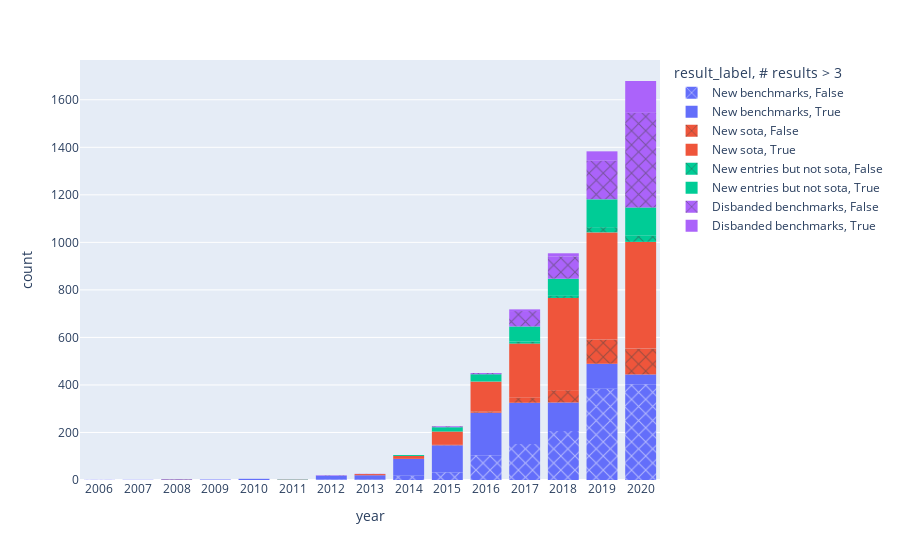
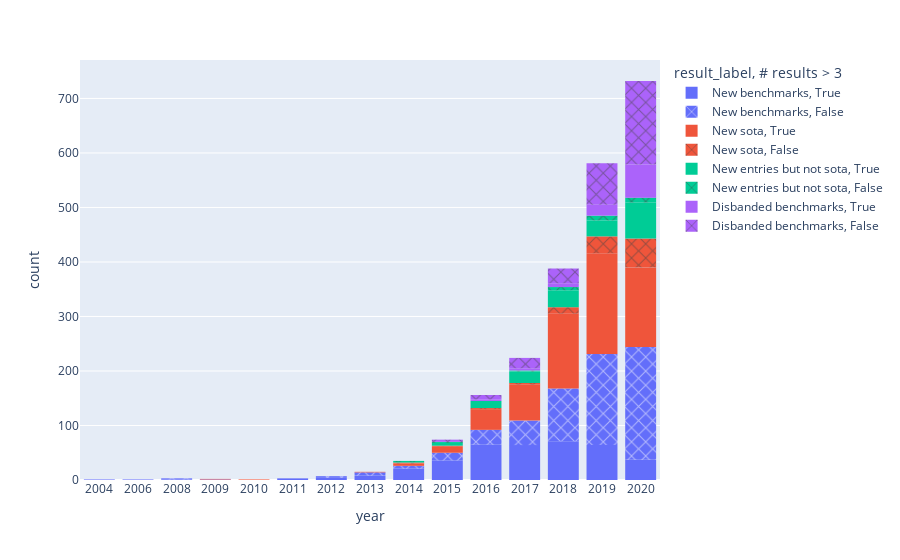

Notebook code for these charts, in order:
### Markdown cell above
# Composite charts

### Code cell
#@title Stacked chart
#@markdown Stacked chart of the above charts

new["result"] = 0
disbanded["result"] = 3
sota.loc[sota["result"] == True, "result"] = 1
sota.loc[sota["result"] == False, "result"] = 2
all_res = pd.concat([new, sota, disbanded])

for tlc, grp in all_res.groupby(["top_level_class"]):
    
    print(grp.iloc[0]['top_level_class_label'])
    grp["year"] = grp["year"].astype(str)
    grp["result_label"] = grp["result"].map({0: 'New benchmarks', 1: 'New sota', 2: 'New entries but not sota', 3: 'Disbanded benchmarks'})
    # Here we use a column with categorical data
    fig = px.histogram(grp, x="year", color="result_label", pattern_shape="# results > 3", pattern_shape_map={
             True: "", False: "x"
             }).update_xaxes(categoryorder='category ascending')
    fig.show()

### Figure 1 — Plotly figure (JSON) as saved in the notebook; plotly's stock layout.template omitted (floating-point values rounded to 4 significant figures; data arrays with more than 128 entries replaced by an {"elided": "..."} marker saying what was removed)
{"data": [{"alignmentgroup": "True", "bingroup": "x", "hovertemplate": "result_label=New benchmarks<br># results > 3=False<br>year=%{x}<br>count=%{y}<extra></extra>", "legendgroup": "New benchmarks, False", "marker": {"color": "#636efa", "pattern": {"shape": "x"}}, "name": "New benchmarks, False", "offsetgroup": "New benchmarks, False", "orientation": "v", "showlegend": true, "type": "histogram", "x": {"elided": "1308 str values"}, "xaxis": "x", "yaxis": "y"}, {"alignmentgroup": "True", "bingroup": "x", "hovertemplate": "result_label=New benchmarks<br># results > 3=True<br>year=%{x}<br>count=%{y}<extra></extra>", "legendgroup": "New benchmarks, True", "marker": {"color": "#636efa", "pattern": {"shape": ""}}, "name": "New benchmarks, True", "offsetgroup": "New benchmarks, True", "orientation": "v", "showlegend": true, "type": "histogram", "x": {"elided": "845 str values"}, "xaxis": "x", "yaxis": "y"}, {"alignmentgroup": "True", "bingroup": "x", "hovertemplate": "result_label=New sota<br># results > 3=False<br>year=%{x}<br>count=%{y}<extra></extra>", "legendgroup": "New sota, False", "marker": {"color": "#EF553B", "pattern": {"shape": "x"}}, "name": "New sota, False", "offsetgroup": "New sota, False", "orientation": "v", "showlegend": true, "type": "histogram", "x": {"elided": "293 str values"}, "xaxis": "x", "yaxis": "y"}, {"alignmentgroup": "True", "bingroup": "x", "hovertemplate": "result_label=New sota<br># results > 3=True<br>year=%{x}<br>count=%{y}<extra></extra>", "legendgroup": "New sota, True", "marker": {"color": "#EF553B", "pattern": {"shape": ""}}, "name": "New sota, True", "offsetgroup": "New sota, True", "orientation": "v", "showlegend": true, "type": "histogram", "x": {"elided": "1715 str values"}, "xaxis": "x", "yaxis": "y"}, {"alignmentgroup": "True", "bingroup": "x", "hovertemplate": "result_label=New entries but not sota<br># results > 3=False<br>year=%{x}<br>count=%{y}<extra></extra>", "legendgroup": "New entries but not sota, False", "marker": {"color": "#00cc96", "pattern": {"shape": "x"}}, "name": "New entries but not sota, False", "offsetgroup": "New entries but not sota, False", "orientation": "v", "showlegend": true, "type": "histogram", "x": ["2018", "2017", "2018", "2019", "2019", "2011", "2019", "2017", "2019", "2019", "2019", "2017", "2019", "2019", "2018", "2018", "2019", "2019", "2016", "2019", "2020", "2019", "2019", "2019", "2019", "2019", "2019", "2020", "2019", "2018", "2017", "2020", "2020", "2018", "2017", "2017", "2020", "2020", "2017", "2020", "2020", "2020", "2020", "2020", "2020", "2020", "2018", "2020", "2020", "2019", "2019", "2020", "2020", "2020", "2020", "2017", "2017", "2020", "2020", "2020", "2019", "2020", "2020", "2019", "2018", "2020", "2020", "2018"], "xaxis": "x", "yaxis": "y"}, {"alignmentgroup": "True", "bingroup": "x", "hovertemplate": "result_label=New entries but not sota<br># results > 3=True<br>year=%{x}<br>count=%{y}<extra></extra>", "legendgroup": "New entries but not sota, True", "marker": {"color": "#00cc96", "pattern": {"shape": ""}}, "name": "New entries but not sota, True", "offsetgroup": "New entries but not sota, True", "orientation": "v", "showlegend": true, "type": "histogram", "x": {"elided": "423 str values"}, "xaxis": "x", "yaxis": "y"}, {"alignmentgroup": "True", "bingroup": "x", "hovertemplate": "result_label=Disbanded benchmarks<br># results > 3=False<br>year=%{x}<br>count=%{y}<extra></extra>", "legendgroup": "Disbanded benchmarks, False", "marker": {"color": "#ab63fa", "pattern": {"shape": "x"}}, "name": "Disbanded benchmarks, False", "offsetgroup": "Disbanded benchmarks, False", "orientation": "v", "showlegend": true, "type": "histogram", "x": {"elided": "732 str values"}, "xaxis": "x", "yaxis": "y"}, {"alignmentgroup": "True", "bingroup": "x", "hovertemplate": "result_label=Disbanded benchmarks<br># results > 3=True<br>year=%{x}<br>count=%{y}<extra></extra>", "legendgroup": "Disbanded benchmarks, True", "marker": {"color": "#ab63fa", "pattern": {"shape": ""}}, "name": "Disbanded benchmarks, True", "offsetgroup": "Disbanded benchmarks, True", "orientation": "v", "showlegend": true, "type": "histogram", "x": {"elided": "193 str values"}, "xaxis": "x", "yaxis": "y"}], "layout": {"barmode": "relative", "legend": {"title": {"text": "result_label, # results > 3"}, "tracegroupgap": 0}, "margin": {"t": 60}, "xaxis": {"anchor": "y", "categoryorder": "category ascending", "domain": [0, 1], "title": {"text": "year"}}, "yaxis": {"anchor": "x", "domain": [0, 1], "title": {"text": "count"}}}}

### Figure 2 — Plotly figure (JSON) as saved in the notebook; plotly's stock layout.template omitted (floating-point values rounded to 4 significant figures; data arrays with more than 128 entries replaced by an {"elided": "..."} marker saying what was removed)
{"data": [{"alignmentgroup": "True", "bingroup": "x", "hovertemplate": "result_label=New benchmarks<br># results > 3=True<br>year=%{x}<br>count=%{y}<extra></extra>", "legendgroup": "New benchmarks, True", "marker": {"color": "#636efa", "pattern": {"shape": ""}}, "name": "New benchmarks, True", "offsetgroup": "New benchmarks, True", "orientation": "v", "showlegend": true, "type": "histogram", "x": {"elided": "377 str values"}, "xaxis": "x", "yaxis": "y"}, {"alignmentgroup": "True", "bingroup": "x", "hovertemplate": "result_label=New benchmarks<br># results > 3=False<br>year=%{x}<br>count=%{y}<extra></extra>", "legendgroup": "New benchmarks, False", "marker": {"color": "#636efa", "pattern": {"shape": "x"}}, "name": "New benchmarks, False", "offsetgroup": "New benchmarks, False", "orientation": "v", "showlegend": true, "type": "histogram", "x": {"elided": "573 str values"}, "xaxis": "x", "yaxis": "y"}, {"alignmentgroup": "True", "bingroup": "x", "hovertemplate": "result_label=New sota<br># results > 3=True<br>year=%{x}<br>count=%{y}<extra></extra>", "legendgroup": "New sota, True", "marker": {"color": "#EF553B", "pattern": {"shape": ""}}, "name": "New sota, True", "offsetgroup": "New sota, True", "orientation": "v", "showlegend": true, "type": "histogram", "x": {"elided": "591 str values"}, "xaxis": "x", "yaxis": "y"}, {"alignmentgroup": "True", "bingroup": "x", "hovertemplate": "result_label=New sota<br># results > 3=False<br>year=%{x}<br>count=%{y}<extra></extra>", "legendgroup": "New sota, False", "marker": {"color": "#EF553B", "pattern": {"shape": "x"}}, "name": "New sota, False", "offsetgroup": "New sota, False", "orientation": "v", "showlegend": true, "type": "histogram", "x": ["2020", "2020", "2018", "2019", "2020", "2020", "2020", "2020", "2019", "2020", "2020", "2018", "2018", "2019", "2014", "2014", "2020", "2018", "2020", "2019", "2019", "2020", "2020", "2020", "2019", "2020", "2020", "2020", "2019", "2019", "2019", "2020", "2020", "2020", "2019", "2019", "2019", "2020", "2020", "2020", "2019", "2018", "2019", "2020", "2019", "2019", "2020", "2020", "2020", "2019", "2019", "2020", "2020", "2020", "2019", "2017", "2020", "2018", "2020", "2019", "2020", "2018", "2020", "2020", "2018", "2020", "2020", "2020", "2015", "2020", "2019", "2019", "2019", "2020", "2018", "2020", "2020", "2020", "2018", "2020", "2019", "2019", "2020", "2019", "2016", "2019", "2020", "2019", "2017", "2018", "2019", "2020", "2017", "2020", "2018", "2019", "2020", "2020", "2020", "2020", "2020", "2020", "2016", "2019"], "xaxis": "x", "yaxis": "y"}, {"alignmentgroup": "True", "bingroup": "x", "hovertemplate": "result_label=New entries but not sota<br># results > 3=True<br>year=%{x}<br>count=%{y}<extra></extra>", "legendgroup": "New entries but not sota, True", "marker": {"color": "#00cc96", "pattern": {"shape": ""}}, "name": "New entries but not sota, True", "offsetgroup": "New entries but not sota, True", "orientation": "v", "showlegend": true, "type": "histogram", "x": {"elided": "166 str values"}, "xaxis": "x", "yaxis": "y"}, {"alignmentgroup": "True", "bingroup": "x", "hovertemplate": "result_label=New entries but not sota<br># results > 3=False<br>year=%{x}<br>count=%{y}<extra></extra>", "legendgroup": "New entries but not sota, False", "marker": {"color": "#00cc96", "pattern": {"shape": "x"}}, "name": "New entries but not sota, False", "offsetgroup": "New entries but not sota, False", "orientation": "v", "showlegend": true, "type": "histogram", "x": ["2017", "2018", "2017", "2018", "2019", "2019", "2020", "2020", "2014", "2014", "2020", "2019", "2020", "2020", "2020", "2018", "2018", "2018", "2020", "2020", "2015", "2018", "2019", "2019", "2019", "2019", "2020", "2019", "2015", "2019"], "xaxis": "x", "yaxis": "y"}, {"alignmentgroup": "True", "bingroup": "x", "hovertemplate": "result_label=Disbanded benchmarks<br># results > 3=True<br>year=%{x}<br>count=%{y}<extra></extra>", "legendgroup": "Disbanded benchmarks, True", "marker": {"color": "#ab63fa", "pattern": {"shape": ""}}, "name": "Disbanded benchmarks, True", "offsetgroup": "Disbanded benchmarks, True", "orientation": "v", "showlegend": true, "type": "histogram", "x": ["2020", "2019", "2020", "2019", "2020", "2020", "2020", "2020", "2020", "2020", "2020", "2020", "2020", "2020", "2020", "2020", "2020", "2019", "2020", "2020", "2020", "2019", "2019", "2019", "2019", "2019", "2020", "2020", "2020", "2019", "2020", "2018", "2019", "2019", "2019", "2020", "2020", "2019", "2020", "2020", "2020", "2018", "2018", "2020", "2020", "2020", "2020", "2016", "2020", "2018", "2020", "2020", "2019", "2017", "2020", "2019", "2020", "2020", "2020", "2018", "2020", "2019", "2019", "2020", "2020", "2020", "2020", "2020", "2016", "2020", "2020", "2020", "2020", "2020", "2020", "2020", "2019", "2020", "2016", "2017", "2017", "2019", "2019", "2017", "2018", "2018", "2020", "2020", "2020", "2020", "2020", "2020", "2020", "2020", "2020"], "xaxis": "x", "yaxis": "y"}, {"alignmentgroup": "True", "bingroup": "x", "hovertemplate": "result_label=Disbanded benchmarks<br># results > 3=False<br>year=%{x}<br>count=%{y}<extra></extra>", "legendgroup": "Disbanded benchmarks, False", "marker": {"color": "#ab63fa", "pattern": {"shape": "x"}}, "name": "Disbanded benchmarks, False", "offsetgroup": "Disbanded benchmarks, False", "orientation": "v", "showlegend": true, "type": "histogram", "x": {"elided": "287 str values"}, "xaxis": "x", "yaxis": "y"}], "layout": {"barmode": "relative", "legend": {"title": {"text": "result_label, # results > 3"}, "tracegroupgap": 0}, "margin": {"t": 60}, "xaxis": {"anchor": "y", "categoryorder": "category ascending", "domain": [0, 1], "title": {"text": "year"}}, "yaxis": {"anchor": "x", "domain": [0, 1], "title": {"text": "count"}}}}
